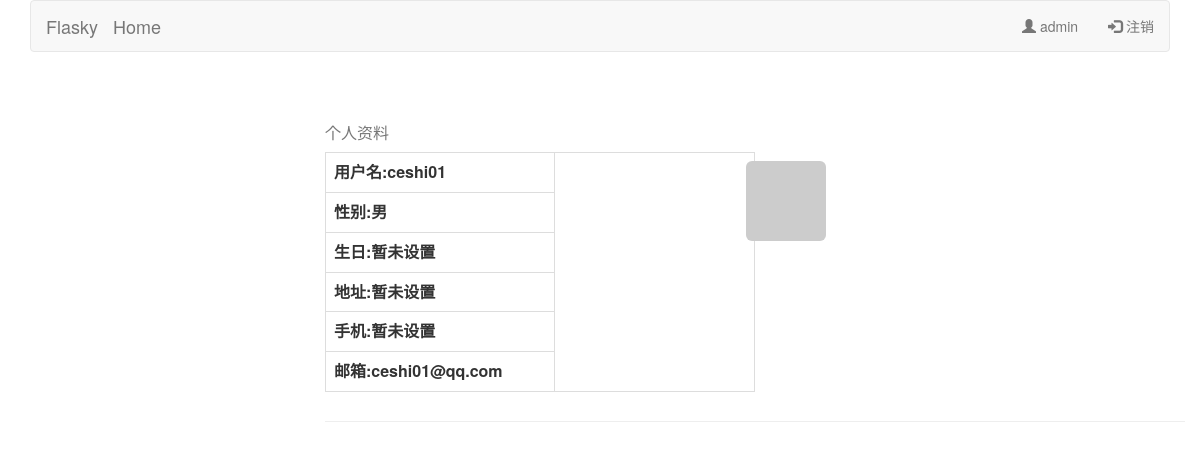
Page /user/ceshi01/ (signed in) on the committed database.
### blog/models.py (models this page shows)
class User(AbstractUser):
    gender_choices = (
        (1, '男'),
        (2, '女'),
    )
    adder = models.CharField(max_length=50, blank=True, null=True, verbose_name='地址')
    phone = models.CharField(max_length=11, blank=True, null=True, verbose_name='手机号码')
    birthday = models.DateField(blank=True, null=True)
    gender = models.IntegerField(choices=gender_choices, default=1)
    avatar_hash = models.CharField(max_length=32, blank=True, null=True)
    objects = UserManager()
    class Meta:
        verbose_name = '用户'
        verbose_name_plural = verbose_name
    def __str__(self):
        return self.username
    def __init__(self, *args, **kwargs):
        super(User, self).__init__(*args, **kwargs)
        if self.email is not None and self.avatar_hash is None:
            self.avatar_hash = self.gravatar_hash()
    def gravatar_hash(self):
        return hashlib.md5(self.email.lower().encode('utf-8')).hexdigest()
    def gravatar(self, size=256, default='identicon', rating='g'):
        if HttpRequest.is_secure:
            url = 'https://secure.gravatar.com/avatar'
        else:
            url = 'http://www.gravatar.com/avatar'
        hash = self.avatar_hash or self.gravatar_hash()
        return '{url}/{hash}?s={size}&d={default}&r={rating}'.format(
            url=url, hash=hash, size=size, default=default, rating=rating
        )

### blog/views.py (the view)
# urls.py: path('user/<str:username>/', views.user, name='user'), # 这个最好验证一下只有登录用户才能进的路由
@login_required(login_url='login')
def user(request, username):
	user = User.objects.get(username=username)
	return render(request, 'blog/user.html', {'user': user})

### blog/templates/blog/user.html (shortened to what this page needs)
{% extends "blog/base.html" %}
{% block page_content %}
<div class="container">
    <div class="page-header profile-header">
            <table class="table table-hover table-bordered" style="width: 50%" border="1">
        <caption>个人资料</caption>
        <tbody>
            <tr>
                <th>用户名:{{ user.username }}</td>
                <td rowspan="6" align="right" style="width: 200px;height: 200px"><img class="img-rounded profile-thumbnail" src="{{ user.gravatar }}"></td>
            </tr>
            <tr>
                <th>性别:{% if user.gender == 1 %}男{% else %}女{% endif %}</td>
            </tr>
            <tr>
                <th>生日:{% if user.birthday == None %}暂未设置{% else %}{{ user.birthday }}{% endif %}</td>
            </tr>
            <tr>
                <th>地址:{% if user.adder == None %}暂未设置{% else %}{{ user.adder }}{% endif %}</td>
            </tr>
            <tr>
                <th>手机:{% if user.phone == None %}暂未设置{% else %}{{ user.phone }}{% endif %}</td>
            </tr>
            <tr>
                <th>邮箱:{{ user.email }}</td>
            </tr>
        </tbody>
    </table>
    </div>
</div>
{% endblock %}

### blog/templates/blog/base.html (shortened to what this page needs)
{% load static %}
<html lang="en">
<head>
    <link href="https://cdn.staticfile.org/twitter-bootstrap/3.3.7/css/bootstrap.min.css" rel="stylesheet">
    <link rel="stylesheet" href="{% static 'bootstrap/css/index.css' %}">
</head>
<body>
    <div class="container">
        <nav class="navbar navbar-default" role="navigation">
            <div class="container-fluid">
                <div class="navbar-header">
                    <a class="navbar-brand" href="#">Flasky</a>
                    <a class="navbar-brand" href="/">Home</a>
                </div>
                <ul class="nav navbar-nav navbar-right">
                    {% if user.is_authenticated %}
                    <li><a href="/user/{{ request.user }}"><span class="glyphicon glyphicon-user"></span> {{ request.user }}</a></li>
                    <li><a href="/logout"><span class="glyphicon glyphicon-log-in"></span> 注销</a></li>
                    {% else %}
                    <li><a href="/register"><span class="glyphicon glyphicon-user"></span> 注册</a></li>
                    <li><a href="/login"><span class="glyphicon glyphicon-log-in"></span> 登录</a></li>
                    {% endif %}
                </ul>
            </div>
        </nav>
    </div>
    {% block content %}
    <div class="container">
        {% block page_content %}{% endblock %}
    </div>
    {% endblock %}
</body>
</html>

### rows in the picture
User: user "admin"
User: username "ceshi01", email "ceshi01@qq.com"
